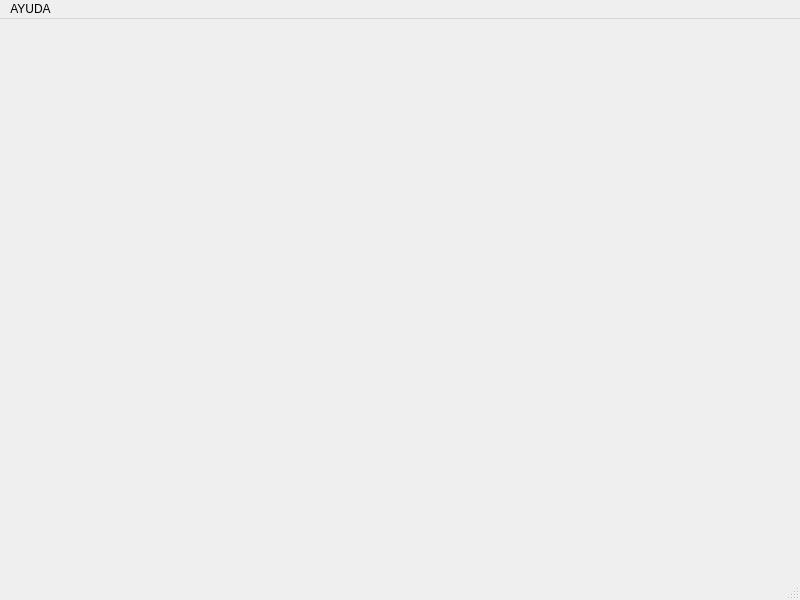
<?xml version="1.0" encoding="UTF-8"?>
<ui version="4.0">
 <class>REGLAMENTO</class>
 <widget class="QMainWindow" name="REGLAMENTO">
  <property name="geometry">
   <rect>
    <x>0</x>
    <y>0</y>
    <width>800</width>
    <height>600</height>
   </rect>
  </property>
  <property name="windowTitle">
   <string>REGLAMENTO</string>
  </property>
  <widget class="QWidget" name="centralwidget"/>
  <widget class="QMenuBar" name="menubar">
   <property name="geometry">
    <rect>
     <x>0</x>
     <y>0</y>
     <width>800</width>
     <height>22</height>
    </rect>
   </property>
   <widget class="QMenu" name="menuAYUDA">
    <property name="title">
     <string>AYUDA</string>
    </property>
    <addaction name="actionREGLAMENTO"/>
   </widget>
   <addaction name="menuAYUDA"/>
  </widget>
  <widget class="QStatusBar" name="statusbar"/>
  <action name="actionREGLAMENTO">
   <property name="text">
    <string>REGLAMENTO</string>
   </property>
  </action>
 </widget>
 <resources/>
 <connections/>
</ui>
